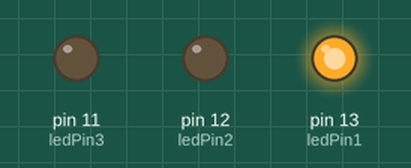
Recording of a sketch running on a simulated Arduino Uno, built with avr-gcc and run on an emulated ATmega328P. On the bench: output pins drawn as LEDs (lit = HIGH).

Above: at 0.1 s.
At 2.1 s:
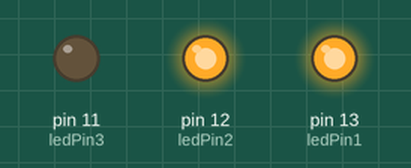
At 4.1 s:
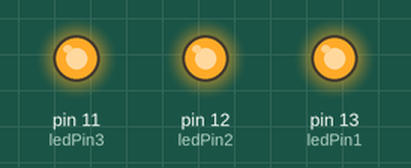
Timing chart, 0 to 5.6 s (numbered marks = the images above):
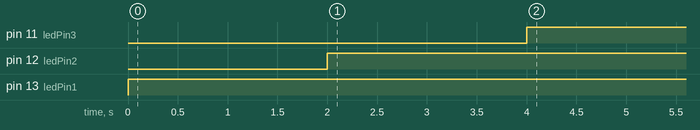

The sketch:

02._LED_BLINK_3.ino
```cpp
int ledPin1 = 13;
int ledPin2 = 12;
int ledPin3 = 11;

void setup() {
  pinMode(13, OUTPUT);
  pinMode(12, OUTPUT);
  pinMode(11, OUTPUT);
}

void loop() {
  digitalWrite(13, HIGH);
  delay(1000);
  digitalWrite(13, HIGH);
  delay(1000);
  digitalWrite(12, HIGH);
  delay(1000);
  digitalWrite(12, HIGH);
  delay(1000);
  digitalWrite(11, HIGH);
  delay(1000);
  digitalWrite(11, HIGH);
  delay(1000);
}
```

Measured:
- by itself, pin 11 (ledPin3): LOW → HIGH at 4.0 s
- by itself, pin 12 (ledPin2): LOW → HIGH at 2.0 s
- by itself, pin 13 (ledPin1): LOW → HIGH at 0.00 s
